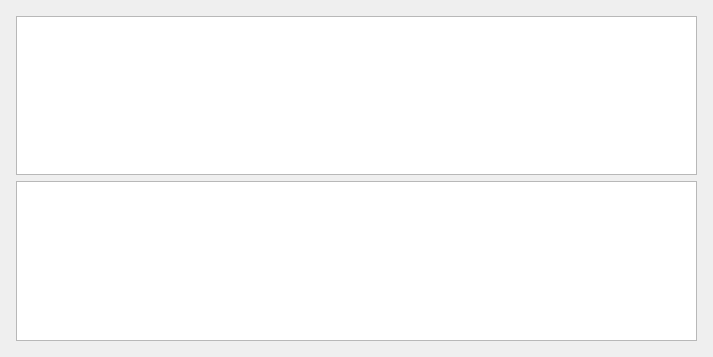
<?xml version="1.0" encoding="UTF-8"?>
<ui version="4.0">
 <class>FormForClientsStats</class>
 <widget class="QWidget" name="FormForClientsStats">
  <property name="geometry">
   <rect>
    <x>0</x>
    <y>0</y>
    <width>713</width>
    <height>357</height>
   </rect>
  </property>
  <property name="windowTitle">
   <string>Form</string>
  </property>
  <layout class="QVBoxLayout" name="verticalLayout_2">
   <item>
    <layout class="QVBoxLayout" name="verticalLayout">
     <property name="leftMargin">
      <number>5</number>
     </property>
     <property name="topMargin">
      <number>5</number>
     </property>
     <property name="rightMargin">
      <number>5</number>
     </property>
     <property name="bottomMargin">
      <number>5</number>
     </property>
     <item>
      <widget class="QTableView" name="tableView_master"/>
     </item>
     <item>
      <widget class="QTableView" name="tableView_slave"/>
     </item>
    </layout>
   </item>
  </layout>
 </widget>
 <resources/>
 <connections/>
</ui>
